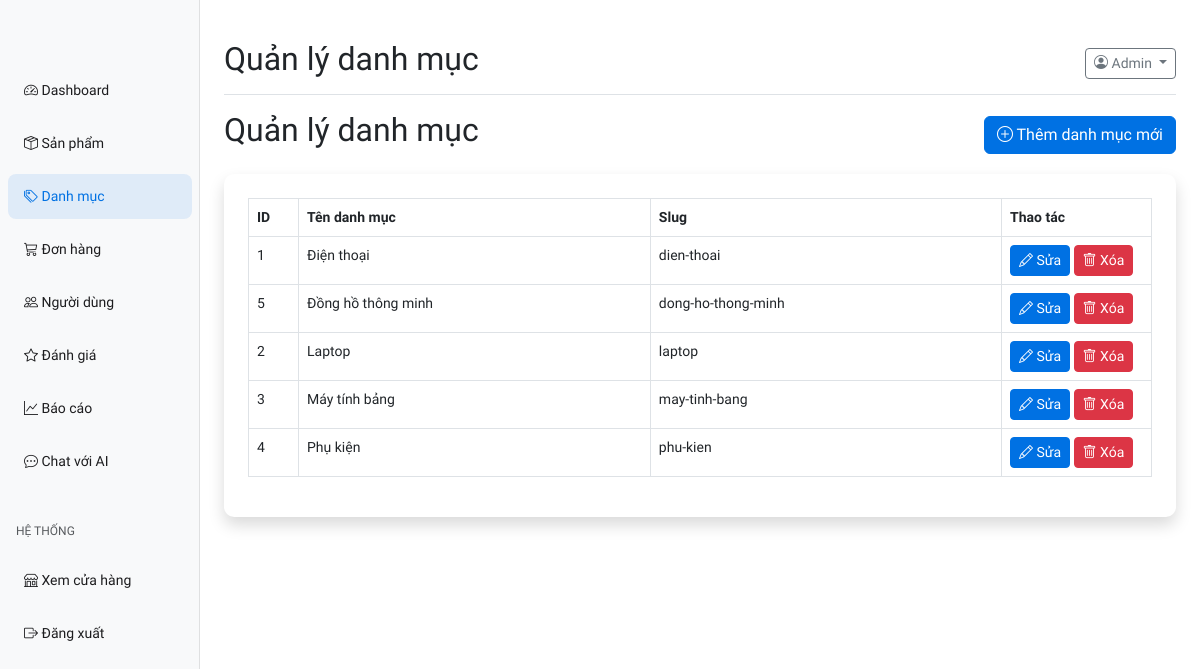
Screenshot of /admin/categories.php (signed in) with the database file from the repository.
### tables this page shows
CREATE TABLE IF NOT EXISTS users (
    id INT AUTO_INCREMENT PRIMARY KEY,
    name VARCHAR(100) NOT NULL,
    email VARCHAR(100) NOT NULL UNIQUE,
    password VARCHAR(255) NOT NULL,
    phone VARCHAR(20),
    address TEXT,
    role ENUM('admin', 'customer') NOT NULL DEFAULT 'customer',
    created_at TIMESTAMP DEFAULT CURRENT_TIMESTAMP
);

CREATE TABLE IF NOT EXISTS categories (
    id INT AUTO_INCREMENT PRIMARY KEY,
    name VARCHAR(100) NOT NULL,
    slug VARCHAR(100) NOT NULL UNIQUE,
    created_at TIMESTAMP DEFAULT CURRENT_TIMESTAMP
);

### includes/functions.php (called while the page is built, shortened)
<?php
function get_logged_in_user() {
    global $conn;
    if (isset($_SESSION['user_id'])) {
        $user_id = $_SESSION['user_id'];
        $query = "SELECT * FROM users WHERE id = $user_id";
        $result = mysqli_query($conn, $query);
        if ($result && mysqli_num_rows($result) > 0) {
            return mysqli_fetch_assoc($result);
        }
    }
    return null;
}
function get_categories() {
    global $conn;
    $query = "SELECT * FROM categories ORDER BY name";
    $result = mysqli_query($conn, $query);
    $categories = [];
    if ($result) {
        while ($row = mysqli_fetch_assoc($result)) {
            $categories[] = $row;
        }
    }
    return $categories;
}
?>

### admin/categories.php (the view, shortened to what this page needs)
<?php
$page_title = "Quản lý danh mục";
require_once "includes/header.php";
$categories = get_categories();
?>
<div class="d-flex justify-content-between flex-wrap flex-md-nowrap align-items-center mb-3">
    <h1 class="h2">Quản lý danh mục</h1>
    <button type="button" class="btn btn-primary" data-bs-toggle="modal" data-bs-target="#addCategoryModal">
        <i class="bi bi-plus-circle"></i> Thêm danh mục mới
    </button>
</div>
<div class="card shadow mb-4">
    <div class="card-body">
        <div class="table-responsive">
            <table class="table table-bordered table-hover" width="100%" cellspacing="0">
                <thead>
                    <tr>
                        <th width="50">ID</th>
                        <th>Tên danh mục</th>
                        <th>Slug</th>
                        <th width="150">Thao tác</th>
                    </tr>
                </thead>
                <tbody>
                    <?php if (!empty($categories)): ?>
                        <?php foreach ($categories as $category): ?>
                            <tr>
                                <td><?php echo $category['id']; ?></td>
                                <td><?php echo $category['name']; ?></td>
                                <td><?php echo $category['slug']; ?></td>
                                <td>
                                    <button type="button" class="btn btn-sm btn-primary edit-category"
                                            data-bs-toggle="modal" data-bs-target="#editCategoryModal"
                                            data-id="<?php echo $category['id']; ?>"
                                            data-name="<?php echo $category['name']; ?>">
                                        <i class="bi bi-pencil"></i> Sửa
                                    </button>
                                    <a href="categories.php?delete=<?php echo $category['id']; ?>" class="btn btn-sm btn-danger" onclick="return confirm('Bạn có chắc chắn muốn xóa danh mục này?')">
                                        <i class="bi bi-trash"></i> Xóa
                                    </a>
                                </td>
                            </tr>
                        <?php endforeach; ?>
                    <?php else: ?>
                        <tr>
                            <td colspan="4" class="text-center">Không có danh mục nào.</td>
                        </tr>
                    <?php endif; ?>
                </tbody>
            </table>
        </div>
    </div>
</div>
<?php require_once "includes/footer.php"; ?>

### admin/includes/header.php (shortened to what this page needs)
<?php
require_once "../includes/db.php";
require_once "../includes/functions.php";
$current_user = get_logged_in_user();
?>
<!DOCTYPE html>
<html lang="vi">
<head>
    <link href="https://cdn.jsdelivr.net/npm/bootstrap@5.3.0-alpha1/dist/css/bootstrap.min.css" rel="stylesheet">
    <link rel="stylesheet" href="https://cdn.jsdelivr.net/npm/bootstrap-icons@1.10.0/font/bootstrap-icons.css">
    <link rel="stylesheet" href="../assets/css/admin.css">
</head>
<body>
    <div class="container-fluid">
        <div class="row">
            <?php include "sidebar.php"; ?>
            <main class="col-md-9 ms-sm-auto col-lg-10 px-md-4 py-4">
                <div class="d-flex justify-content-between flex-wrap flex-md-nowrap align-items-center pt-3 pb-2 mb-3 border-bottom">
                    <h1 class="h2"><?php echo isset($page_title) ? $page_title : 'Dashboard'; ?></h1>
                    <div class="btn-toolbar mb-2 mb-md-0">
                        <div class="dropdown">
                            <button class="btn btn-sm btn-outline-secondary dropdown-toggle" type="button" id="dropdownMenuButton" data-bs-toggle="dropdown" aria-expanded="false">
                                <i class="bi bi-person-circle"></i> <?php echo $current_user['name']; ?>
                            </button>
                        </div>
                    </div>
                </div>

### admin/includes/sidebar.php
<nav id="sidebarMenu" class="col-md-3 col-lg-2 d-md-block bg-light sidebar collapse">
    <div class="position-sticky pt-3">
        <ul class="nav flex-column">
            <li class="nav-item">
                <a class="nav-link <?php echo basename($_SERVER['PHP_SELF']) == 'dashboard.php' ? 'active' : ''; ?>" href="dashboard.php">
                    <i class="bi bi-speedometer2"></i> Dashboard
                </a>
            </li>
            <li class="nav-item">
                <a class="nav-link <?php echo basename($_SERVER['PHP_SELF']) == 'products.php' || basename($_SERVER['PHP_SELF']) == 'product-add.php' || basename($_SERVER['PHP_SELF']) == 'product-edit.php' ? 'active' : ''; ?>" href="products.php">
                    <i class="bi bi-box-seam"></i> Sản phẩm
                </a>
            </li>
            <li class="nav-item">
                <a class="nav-link <?php echo basename($_SERVER['PHP_SELF']) == 'categories.php' ? 'active' : ''; ?>" href="categories.php">
                    <i class="bi bi-tags"></i> Danh mục
                </a>
            </li>
            <li class="nav-item">
                <a class="nav-link <?php echo basename($_SERVER['PHP_SELF']) == 'orders.php' || basename($_SERVER['PHP_SELF']) == 'order-view.php' ? 'active' : ''; ?>" href="orders.php">
                    <i class="bi bi-cart3"></i> Đơn hàng
                </a>
            </li>
            <li class="nav-item">
                <a class="nav-link <?php echo basename($_SERVER['PHP_SELF']) == 'users.php' ? 'active' : ''; ?>" href="users.php">
                    <i class="bi bi-people"></i> Người dùng
                </a>
            </li>
            <li class="nav-item">
                <a class="nav-link <?php echo basename($_SERVER['PHP_SELF']) == 'reviews.php' ? 'active' : ''; ?>" href="reviews.php">
                    <i class="bi bi-star"></i> Đánh giá
                </a>
            </li>
            <li class="nav-item">
                <a class="nav-link <?php echo basename($_SERVER['PHP_SELF']) == 'reports.php' ? 'active' : ''; ?>" href="reports.php">
                    <i class="bi bi-graph-up"></i> Báo cáo
                </a>
            </li>
            <li class="nav-item">
                <a class="nav-link <?php echo basename($_SERVER['PHP_SELF']) == 'chat-ai.php' ? 'active' : ''; ?>" href="chat-ai.php">
                    <i class="bi bi-chat-dots"></i> Chat với AI
                </a>
            </li>
        </ul>
        <h6 class="sidebar-heading d-flex justify-content-between align-items-center px-3 mt-4 mb-1 text-muted">
            <span>Hệ thống</span>
        </h6>
        <ul class="nav flex-column mb-2">
            <li class="nav-item">
                <a class="nav-link" href="../index.php" target="_blank">
                    <i class="bi bi-shop"></i> Xem cửa hàng
                </a>
            </li>
            <li class="nav-item">
                <a class="nav-link" href="logout.php">
                    <i class="bi bi-box-arrow-right"></i> Đăng xuất
                </a>
            </li>
        </ul>
    </div>
</nav>

### admin/includes/footer.php (shortened to what this page needs)
</main>
        </div>
    </div>
</body>
</html>

### assets/css/admin.css (style rules this page uses)
:root { --primary-color: #0071e3; --secondary-color: #1d1d1f; --light-gray: #f5f5f7; --border-color: #d2d2d7; }
body { font-family: "SF Pro Display", -apple-system, BlinkMacSystemFont, sans-serif; font-size: .875rem; background-color: #ffffff; }
.sidebar { position: fixed; top: 0; bottom: 0; left: 0; z-index: 100; padding: 48px 0 0; box-shadow: inset -1px 0 0 rgba(0, 0, 0, 0.1); background-color: #ffffff; }
.sidebar .nav-link { font-weight: 500; color: var(--secondary-color); padding: 0.75rem 1rem; border-radius: 0.5rem; margin: 0.25rem 0.5rem; }
.sidebar .nav-link.active { color: var(--primary-color); background-color: rgba(0, 113, 227, 0.1); }
.sidebar-heading { font-size: .75rem; text-transform: uppercase; padding: 0.75rem 1rem; color: #6c757d; }
.card { border-radius: 10px; border: none; box-shadow: 0 0.125rem 0.25rem rgba(0, 0, 0, 0.075); }
.card-body { padding: 1.5rem; }
.table { color: var(--secondary-color); }
.table th { font-weight: 600; border-top: none; }
.btn-primary { background-color: var(--primary-color); border-color: var(--primary-color); }

### rows the page displays
users: name "Admin"
categories: id "1", name "Điện thoại", slug "dien-thoai"
categories: id "5", name "Đồng hồ thông minh", slug "dong-ho-thong-minh"
categories: id "2", name "Laptop", slug "laptop"
categories: id "3", name "Máy tính bảng", slug "may-tinh-bang"
categories: id "4", name "Phụ kiện", slug "phu-kien"

### other values shown
$page_title "Quản lý danh mục"
